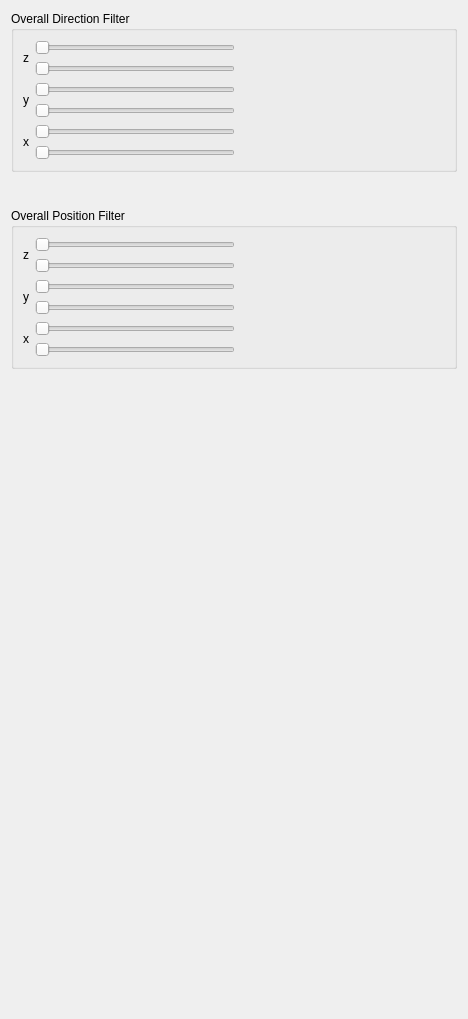
         <widget class="QWidget" name="page_3">
          <property name="geometry">
           <rect>
            <x>0</x>
            <y>0</y>
            <width>468</width>
            <height>1019</height>
           </rect>
          </property>
          <attribute name="label">
           <string>Filters</string>
          </attribute>
          <layout class="QGridLayout" name="gridLayout_4">
           <item row="4" column="0">
            <spacer name="verticalSpacer_11">
             <property name="orientation">
              <enum>Qt::Vertical</enum>
             </property>
             <property name="sizeType">
              <enum>QSizePolicy::Expanding</enum>
             </property>
             <property name="sizeHint" stdset="0">
              <size>
               <width>20</width>
               <height>30</height>
              </size>
             </property>
            </spacer>
           </item>
           <item row="2" column="0">
            <spacer name="verticalSpacer">
             <property name="orientation">
              <enum>Qt::Vertical</enum>
             </property>
             <property name="sizeType">
              <enum>QSizePolicy::Fixed</enum>
             </property>
             <property name="sizeHint" stdset="0">
              <size>
               <width>20</width>
               <height>30</height>
              </size>
             </property>
            </spacer>
           </item>
           <item row="0" column="0">
            <widget class="QGroupBox" name="groupBox_10">
             <property name="title">
              <string>Overall Direction Filter</string>
             </property>
             <layout class="QGridLayout" name="gridLayout_71">
              <item row="2" column="1">
               <layout class="QGridLayout" name="gridLayout_85">
                <item row="0" column="0">
                 <widget class="QSlider" name="horizontalSlider_overall_dir_xmin">
                  <property name="maximumSize">
                   <size>
                    <width>200</width>
                    <height>16777215</height>
                   </size>
                  </property>
                  <property name="orientation">
                   <enum>Qt::Horizontal</enum>
                  </property>
                 </widget>
                </item>
                <item row="1" column="0">
                 <widget class="QSlider" name="horizontalSlider_overall_dir_xmax">
                  <property name="maximumSize">
                   <size>
                    <width>200</width>
                    <height>16777215</height>
                   </size>
                  </property>
                  <property name="orientation">
                   <enum>Qt::Horizontal</enum>
                  </property>
                 </widget>
                </item>
               </layout>
              </item>
              <item row="0" column="2">
               <spacer name="horizontalSpacer_42">
                <property name="orientation">
                 <enum>Qt::Horizontal</enum>
                </property>
                <property name="sizeHint" stdset="0">
                 <size>
                  <width>40</width>
                  <height>20</height>
                 </size>
                </property>
               </spacer>
              </item>
              <item row="1" column="1">
               <layout class="QGridLayout" name="gridLayout_83">
                <item row="0" column="0">
                 <widget class="QSlider" name="horizontalSlider_overall_dir_ymin">
                  <property name="maximumSize">
                   <size>
                    <width>200</width>
                    <height>16777215</height>
                   </size>
                  </property>
                  <property name="orientation">
                   <enum>Qt::Horizontal</enum>
                  </property>
                 </widget>
                </item>
                <item row="1" column="0">
                 <widget class="QSlider" name="horizontalSlider_overall_dir_ymax">
                  <property name="maximumSize">
                   <size>
                    <width>200</width>
                    <height>16777215</height>
                   </size>
                  </property>
                  <property name="orientation">
                   <enum>Qt::Horizontal</enum>
                  </property>
                 </widget>
                </item>
               </layout>
              </item>
              <item row="0" column="1">
               <layout class="QGridLayout" name="gridLayout_68">
                <item row="0" column="0">
                 <widget class="QSlider" name="horizontalSlider_overall_dir_zmin">
                  <property name="maximumSize">
                   <size>
                    <width>200</width>
                    <height>16777215</height>
                   </size>
                  </property>
                  <property name="orientation">
                   <enum>Qt::Horizontal</enum>
                  </property>
                 </widget>
                </item>
                <item row="1" column="0">
                 <widget class="QSlider" name="horizontalSlider_overall_dir_zmax">
                  <property name="maximumSize">
                   <size>
                    <width>200</width>
                    <height>16777215</height>
                   </size>
                  </property>
                  <property name="orientation">
                   <enum>Qt::Horizontal</enum>
                  </property>
                 </widget>
                </item>
               </layout>
              </item>
              <item row="2" column="0">
               <widget class="QLabel" name="label_68">
                <property name="text">
                 <string>x</string>
                </property>
               </widget>
              </item>
              <item row="1" column="0">
               <widget class="QLabel" name="label_67">
                <property name="text">
                 <string>y</string>
                </property>
               </widget>
              </item>
              <item row="0" column="0">
               <widget class="QLabel" name="label_7">
                <property name="text">
                 <string>z</string>
                </property>
               </widget>
              </item>
             </layout>
            </widget>
           </item>
           <item row="3" column="0">
            <widget class="QGroupBox" name="groupBox_16">
             <property name="title">
              <string>Overall Position Filter</string>
             </property>
             <layout class="QGridLayout" name="gridLayout_72">
              <item row="2" column="0">
               <widget class="QLabel" name="label_65">
                <property name="text">
                 <string>z</string>
                </property>
               </widget>
              </item>
              <item row="2" column="2">
               <spacer name="horizontalSpacer_44">
                <property name="orientation">
                 <enum>Qt::Horizontal</enum>
                </property>
                <property name="sizeHint" stdset="0">
                 <size>
                  <width>40</width>
                  <height>20</height>
                 </size>
                </property>
               </spacer>
              </item>
              <item row="3" column="1">
               <layout class="QGridLayout" name="gridLayout_87">
                <item row="0" column="0">
                 <widget class="QSlider" name="horizontalSlider_overall_pos_ymin">
                  <property name="maximumSize">
                   <size>
                    <width>200</width>
                    <height>16777215</height>
                   </size>
                  </property>
                  <property name="orientation">
                   <enum>Qt::Horizontal</enum>
                  </property>
                 </widget>
                </item>
                <item row="1" column="0">
                 <widget class="QSlider" name="horizontalSlider_overall_pos_ymax">
                  <property name="maximumSize">
                   <size>
                    <width>200</width>
                    <height>16777215</height>
                   </size>
                  </property>
                  <property name="orientation">
                   <enum>Qt::Horizontal</enum>
                  </property>
                 </widget>
                </item>
               </layout>
              </item>
              <item row="4" column="0">
               <widget class="QLabel" name="label_69">
                <property name="text">
                 <string>x</string>
                </property>
               </widget>
              </item>
              <item row="2" column="1">
               <layout class="QGridLayout" name="gridLayout_86">
                <item row="0" column="0">
                 <widget class="QSlider" name="horizontalSlider_overall_pos_zmin">
                  <property name="maximumSize">
                   <size>
                    <width>200</width>
                    <height>16777215</height>
                   </size>
                  </property>
                  <property name="orientation">
                   <enum>Qt::Horizontal</enum>
                  </property>
                 </widget>
                </item>
                <item row="1" column="0">
                 <widget class="QSlider" name="horizontalSlider_overall_pos_zmax">
                  <property name="maximumSize">
                   <size>
                    <width>200</width>
                    <height>16777215</height>
                   </size>
                  </property>
                  <property name="orientation">
                   <enum>Qt::Horizontal</enum>
                  </property>
                 </widget>
                </item>
               </layout>
              </item>
              <item row="4" column="1">
               <layout class="QGridLayout" name="gridLayout_88">
                <item row="0" column="0">
                 <widget class="QSlider" name="horizontalSlider_overall_pos_xmin">
                  <property name="maximumSize">
                   <size>
                    <width>200</width>
                    <height>16777215</height>
                   </size>
                  </property>
                  <property name="orientation">
                   <enum>Qt::Horizontal</enum>
                  </property>
                 </widget>
                </item>
                <item row="1" column="0">
                 <widget class="QSlider" name="horizontalSlider_overall_pos_xmax">
                  <property name="maximumSize">
                   <size>
                    <width>200</width>
                    <height>16777215</height>
                   </size>
                  </property>
                  <property name="orientation">
                   <enum>Qt::Horizontal</enum>
                  </property>
                 </widget>
                </item>
               </layout>
              </item>
              <item row="3" column="0">
               <widget class="QLabel" name="label_66">
                <property name="text">
                 <string>y</string>
                </property>
               </widget>
              </item>
             </layout>
            </widget>
           </item>
          </layout>
         </widget>
